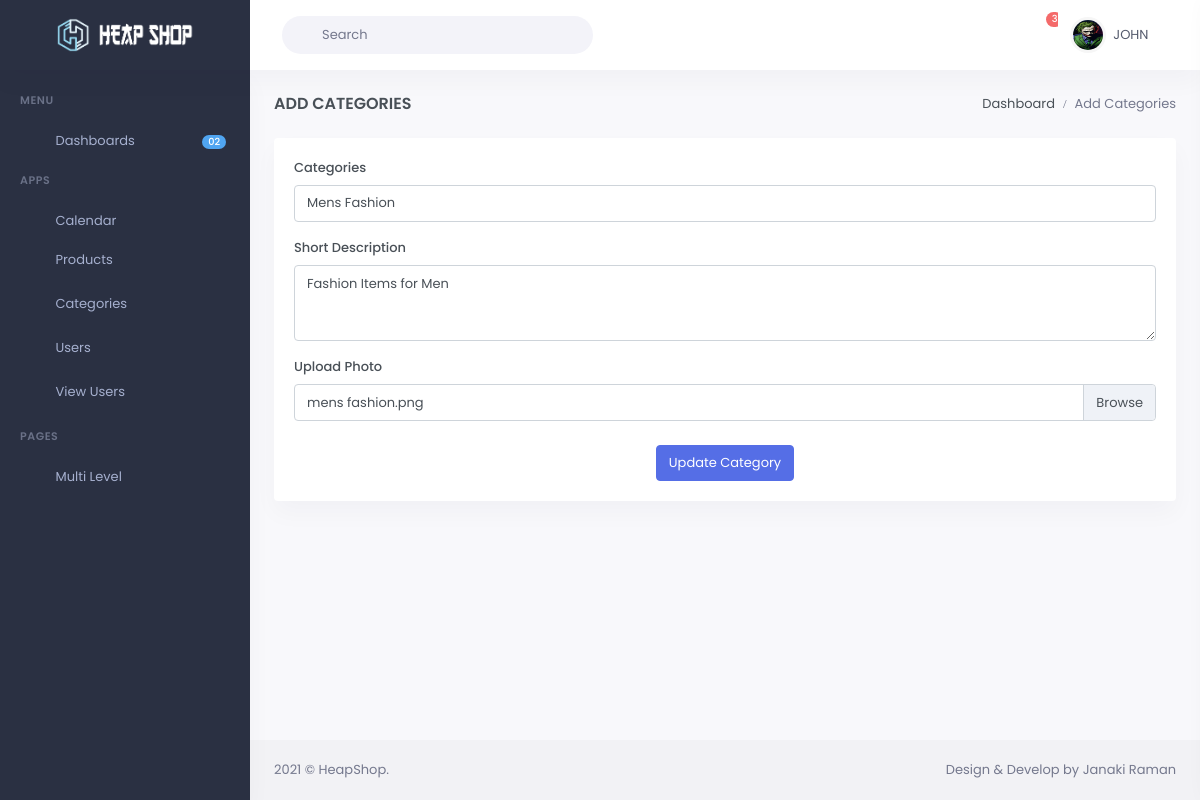
The page /admin/edit-category.php?cat-edit-id=121 (signed in) on the database its author committed.
### tables this page shows
CREATE TABLE `categories` (
  `id` int(11) NOT NULL,
  `categories` varchar(255) NOT NULL,
  `category_description` varchar(255) NOT NULL,
  `category_image` varchar(255) NOT NULL
);

### functions/functions.php (called while the page is built, shortened)
<?php
$db = mysqli_connect('localhost', 'root', '', 'heapshop');
if (isset($_GET['cat-edit-id'])) {
	$cat_edit_id = $_GET['cat-edit-id'];
	global $db, $set_catid, $set_categories, $set_cat_desc, $set_cat_image;
	$query = "SELECT * FROM categories WHERE id = $cat_edit_id";
	$results = mysqli_query($db, $query);
		$set_catdetail = mysqli_fetch_array($results);
	 	$set_categories  = $set_catdetail['categories'];
	 	$set_cat_desc    = $set_catdetail['category_description'];
}
?>

### admin/edit-category.php (the view, shortened to what this page needs)
<?php include ('../functions/functions.php'); ?>
<!DOCTYPE html>
<html lang="en">
<head>
    <?php include 'includes/header/header-styles.php'; ?>
    <?php include 'includes/header/datatable-styles.php'; ?>
</head>
<?php include 'includes/body.php'; ?>
<div id="layout-wrapper">
    <?php include 'includes/menu/menu.php'; ?>
    <div class="main-content">
        <div class="page-content">
            <div class="container-fluid">
                <div class="row">
                    <div class="col-12">
                        <div class="page-title-box d-flex align-items-center justify-content-between">
                            <h4 class="mb-0 font-size-18">Add Categories</h4>
                            <div class="page-title-right">
                                <ol class="breadcrumb m-0">
                                    <li class="breadcrumb-item"><a href="index.php">Dashboard</a></li>
                                    <li class="breadcrumb-item active">Add Categories</li>
                                </ol>
                            </div>
                        </div>
                    </div>
                </div>
                <div class="row">
                    <div class="col-12">
                        <div class="card">
                            <form class="form-horizontal" method="post" action="edit-category.php" enctype="multipart/form-data">
                                <div class="card-body card-block">
                                    <div class="form-group mb-2">
                                        <label class="form-control-label">Categories</label>
                                        <input type="text" name="categories" placeholder="Enter categories name" class="    form-control" value="<?php echo $set_categories; ?>" required>
                                    </div>
                                    <div class="form-group mt-3 mb-2">
                                        <label class=" form-control-label">Short Description</label>
                                        <textarea name="category_description" class="form-control" rows="3" placeholder="Write Short Description..." required><?php echo $set_cat_desc; ?></textarea>
                                    </div>
                                    <div class="form-group mt-3 mb-3">
                                        <label>Upload Photo</label>
                                        <div class="custom-file">
                                            <label class="custom-file-label" for="customFile"><?php echo $set_cat_image; ?></label>
                                        </div>
                                    </div>
                                    <div class="text-center mt-4">
                                        <button type="submit" name="update_category" class="btn btn-primary">
                                            Update Category
                                        </button>
                                    </div>
                                </div>
                            </form>
                        </div>
                    </div>
                </div>
            </div>
        </div>
        <?php include 'includes/footer/footer.php'; ?>
    </div>
</div>
</body>
</html>

### admin/assets/css/custom-table-style.css (style rules this page uses)
a { text-decoration: none; color: white; }

### rows shown on the page
categories: categories "Mens Fashion", category_description "Fashion Items for Men"

### other values the page prints
$log_username "JOHN"
